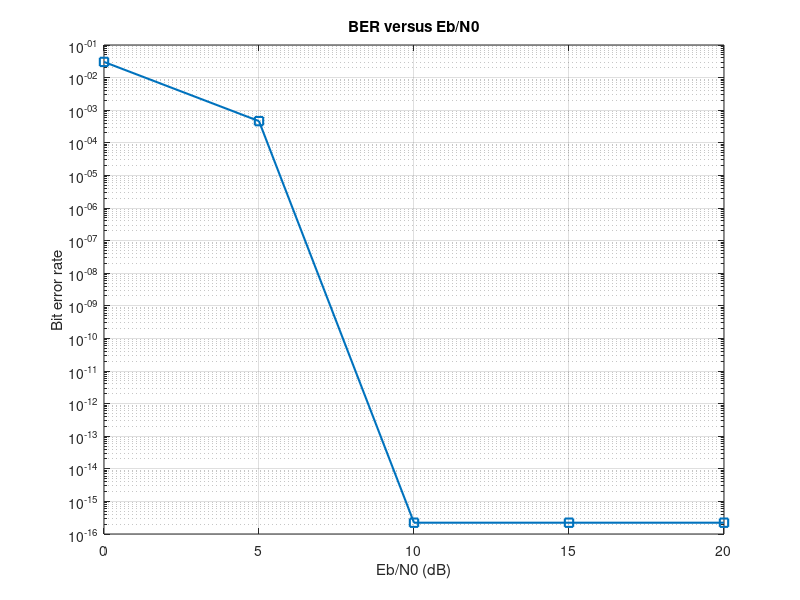
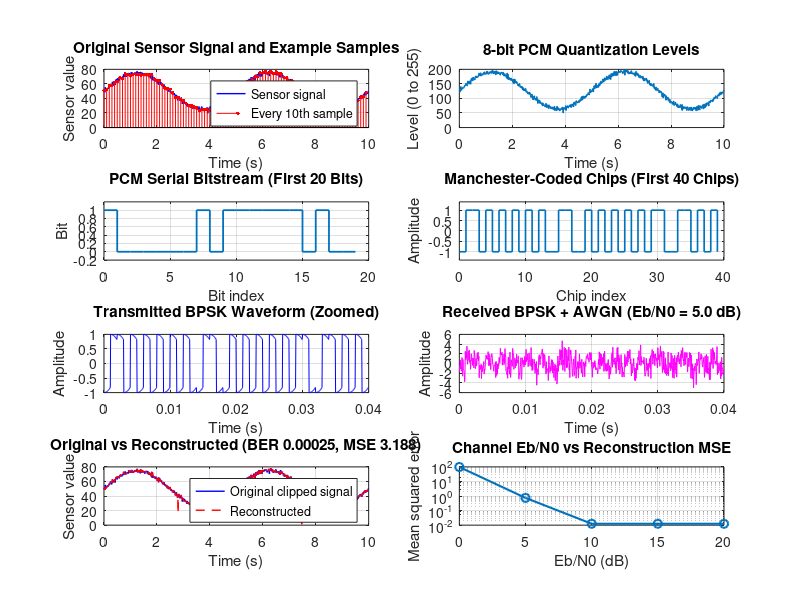

Here is the MATLAB script that generated these plots, in order:

%% LAB8 - Industrial Sensor Telemetry Simulator
% Sensor -> Sampling -> 8-bit PCM -> Manchester -> BPSK -> AWGN
% -> BPSK demodulation -> Manchester decoding -> PCM -> Reconstruction
%
% Uses standard MATLAB functions only.
% No de2bi, bi2de, or awgn required.

clear; clc; close all;
rng(7);  % Repeatable results

%% 1. Simulation Configuration
fs = 100;                       % Sensor sampling frequency (Hz)
duration = 10;                  % Signal duration (s)
t = 0:1/fs:duration-1/fs;
num_samples = numel(t);

sensor_freq = 0.2;              % Slow sensor variation (Hz)
baseline = 50;                  % Illustrative baseline
amplitude = 25;                 % Sensor variation amplitude
sensor_noise_std = 1.5;         % Sensor noise

analog_signal = baseline + amplitude*sin(2*pi*sensor_freq*t) ...
                + sensor_noise_std*randn(size(t));

%% 2. Sampling and 8-bit PCM Quantization
% Use a fixed range for fair comparison across SNR values.
n_bits = 8;
min_val = 0;
max_val = 100;
num_levels = 2^n_bits;

clipped_signal = min(max(analog_signal, min_val), max_val);

quantized_levels = round((clipped_signal-min_val) ...
                  /(max_val-min_val)*(num_levels-1));

quantized_levels = max(0, min(num_levels-1, quantized_levels));

% Convert quantization levels to binary, most significant bit first.
binary_matrix = zeros(num_samples, n_bits);

for k = 1:n_bits
    binary_matrix(:,k) = bitget(uint16(quantized_levels), n_bits-k+1);
end

% Serialize the binary words into one bitstream.
bits_stream = reshape(binary_matrix.', 1, []);

%% 3. Manchester Line Coding
% Convention:
% Bit 0 -> [+1 -1]
% Bit 1 -> [-1 +1]

manchester_pairs = zeros(numel(bits_stream), 2);

manchester_pairs(bits_stream == 0,:) = ...
    repmat([1 -1], sum(bits_stream == 0), 1);

manchester_pairs(bits_stream == 1,:) = ...
    repmat([-1 1], sum(bits_stream == 1), 1);

manchester_chips = reshape(manchester_pairs.', 1, []);

%% 4. BPSK Modulation
% Each Manchester chip is transmitted using BPSK.
% Chip +1 multiplies the carrier by +1.
% Chip -1 multiplies the carrier by -1.

samples_per_chip = 20;
chip_rate = 1000;               % Chips per second
wave_fs = chip_rate*samples_per_chip;
fc = 100;                       % Carrier frequency (Hz)

sample_index = 0:samples_per_chip-1;

carrier_one_chip = cos(2*pi*fc*sample_index/wave_fs);

chip_waveform = repelem(manchester_chips, samples_per_chip);

carrier = repmat(carrier_one_chip, 1, numel(manchester_chips));

tx_signal = chip_waveform .* carrier;

%% 5. AWGN Channel
% Eb/N0 is specified per Manchester chip.
% The carrier has approximately 0.5 average power.
% This noise variance gives the corresponding coherent detector SNR.

EbNo_dB = 5;
EbNo_linear = 10^(EbNo_dB/10);

noise_variance = (samples_per_chip/4)/EbNo_linear;

rx_signal = tx_signal + ...
            sqrt(noise_variance)*randn(size(tx_signal));

%% 6. Coherent BPSK Demodulation
% Correlate each received chip interval with the carrier.
% Positive correlation means chip +1.
% Negative correlation means chip -1.

rx_blocks = reshape(rx_signal, samples_per_chip, []);

correlations = (carrier_one_chip * rx_blocks)';

rx_bipolar_chips = ones(size(correlations));
rx_bipolar_chips(correlations < 0) = -1;

%% 7. Manchester Decoding
% [+1 -1] -> bit 0
% [-1 +1] -> bit 1

rx_bipolar_pairs = reshape(rx_bipolar_chips, 2, []).';

rx_bits = zeros(size(bits_stream));

valid_zero = rx_bipolar_pairs(:,1) > 0 & ...
             rx_bipolar_pairs(:,2) < 0;

valid_one = rx_bipolar_pairs(:,1) < 0 & ...
            rx_bipolar_pairs(:,2) > 0;

rx_bits(valid_one) = 1;

% If a noise-corrupted pair is invalid, use the first chip
% as a fallback decision.
invalid_pairs = ~(valid_zero | valid_one);

rx_bits(invalid_pairs) = ...
    rx_bipolar_pairs(invalid_pairs,1) < 0;

%% 8. PCM Decoding and Reconstruction
% Convert the recovered serial bits into 8-bit words.

rx_binary_matrix = reshape(rx_bits, n_bits, []).';

rx_quantized_levels = zeros(size(rx_binary_matrix,1), 1);

for k = 1:n_bits
    rx_quantized_levels = rx_quantized_levels ...
        + double(rx_binary_matrix(:,k))*2^(n_bits-k);
end

% Convert quantization levels back to sensor values.
reconstructed_signal = ...
    (rx_quantized_levels.'/(num_levels-1)) ...
    *(max_val-min_val) + min_val;

%% 9. Error Analysis
num_bit_errors = sum(bits_stream ~= rx_bits);
ber = num_bit_errors/numel(bits_stream);

mse = mean((clipped_signal-reconstructed_signal).^2);

signal_power = mean(clipped_signal.^2);

if mse > 0
    reconstruction_snr_db = 10*log10(signal_power/mse);
else
    reconstruction_snr_db = Inf;
end

fprintf('\n--- Industrial Sensor Telemetry Results ---\n');
fprintf('Sensor samples: %d\n', num_samples);
fprintf('PCM bits transmitted: %d\n', numel(bits_stream));
fprintf('Manchester chips transmitted: %d\n', numel(manchester_chips));
fprintf('Eb/N0: %.1f dB\n', EbNo_dB);
fprintf('Bit errors after Manchester decoding: %d\n', num_bit_errors);
fprintf('BER: %.6f\n', ber);
fprintf('Reconstruction MSE: %.6f\n', mse);
fprintf('Reconstruction SNR: %.2f dB\n', reconstruction_snr_db);

%% 10. SNR Versus Reconstruction MSE
% Keep the same sensor signal and quantization range for every SNR.
% Average results over multiple independent noise trials.

EbNo_values = 0:5:20;
num_trials = 10;

mse_vs_snr = zeros(size(EbNo_values));
ber_vs_snr = zeros(size(EbNo_values));

for s = 1:numel(EbNo_values)

    current_EbNo = EbNo_values(s);
    current_linear = 10^(current_EbNo/10);

    current_noise_variance = ...
        (samples_per_chip/4)/current_linear;

    mse_trials = zeros(1, num_trials);
    ber_trials = zeros(1, num_trials);

    for trial = 1:num_trials

        % Transmit through an independent noise realization.
        trial_rx = tx_signal + ...
            sqrt(current_noise_variance)*randn(size(tx_signal));

        % Coherent BPSK detection.
        trial_blocks = reshape(trial_rx, samples_per_chip, []);

        trial_corr = (carrier_one_chip * trial_blocks)';

        trial_chip_signs = ones(size(trial_corr));
        trial_chip_signs(trial_corr < 0) = -1;

        % Manchester decoding.
        trial_pairs = reshape(trial_chip_signs, 2, []).';

        trial_bits = zeros(size(bits_stream));

        trial_zero = trial_pairs(:,1) > 0 & ...
                     trial_pairs(:,2) < 0;

        trial_one = trial_pairs(:,1) < 0 & ...
                    trial_pairs(:,2) > 0;

        trial_bits(trial_one) = 1;

        trial_invalid = ~(trial_zero | trial_one);

        trial_bits(trial_invalid) = ...
            trial_pairs(trial_invalid,1) < 0;

        % PCM decoding.
        trial_binary = reshape(trial_bits, n_bits, []).';

        trial_levels = zeros(size(trial_binary,1), 1);

        for k = 1:n_bits
            trial_levels = trial_levels ...
                + double(trial_binary(:,k))*2^(n_bits-k);
        end

        % Reconstruct the sensor measurements.
        trial_reconstruction = ...
            (trial_levels.'/(num_levels-1)) ...
            *(max_val-min_val) + min_val;

        % Calculate performance.
        mse_trials(trial) = ...
            mean((clipped_signal-trial_reconstruction).^2);

        ber_trials(trial) = mean(bits_stream ~= trial_bits);

    end

    mse_vs_snr(s) = mean(mse_trials);
    ber_vs_snr(s) = mean(ber_trials);

end

fprintf('\n--- SNR Sweep: Average of %d Trials ---\n', num_trials);
fprintf(' Eb/N0 (dB)       BER            MSE\n');

for s = 1:numel(EbNo_values)
    fprintf(' %6.1f        %.6f      %.6f\n', ...
        EbNo_values(s), ber_vs_snr(s), mse_vs_snr(s));
end

%% 11. Visualization
figure('Name','Industrial Sensor Telemetry Simulator', ...
       'Position',[80 60 1250 900]);

% Plot 1: Original and sampled signal.
subplot(4,2,1);

plot(t, analog_signal, 'b-', 'LineWidth', 1);
hold on;

stem(t(1:10:end), analog_signal(1:10:end), ...
    'r.', 'MarkerSize', 8);

grid on;
title('Original Sensor Signal and Example Samples');
xlabel('Time (s)');
ylabel('Sensor value');

legend('Sensor signal','Every 10th sample','Location','best');

% Plot 2: Quantized signal.
subplot(4,2,2);

stairs(t, quantized_levels, 'LineWidth', 1);

grid on;
title('8-bit PCM Quantization Levels');
xlabel('Time (s)');
ylabel('Level (0 to 255)');

% Plot 3: PCM bitstream.
subplot(4,2,3);

num_bits_plot = min(20, numel(bits_stream));

stairs(0:num_bits_plot-1, bits_stream(1:num_bits_plot), ...
    'LineWidth', 1.3);

grid on;
ylim([-0.2 1.2]);

title('PCM Serial Bitstream (First 20 Bits)');
xlabel('Bit index');
ylabel('Bit');

% Plot 4: Manchester-coded data.
subplot(4,2,4);

num_chips_plot = min(40, numel(manchester_chips));

stairs(0:num_chips_plot-1, manchester_chips(1:num_chips_plot), ...
    'LineWidth', 1.2);

grid on;
ylim([-1.4 1.4]);

title('Manchester-Coded Chips (First 40 Chips)');
xlabel('Chip index');
ylabel('Amplitude');

% Plot 5: Transmitted BPSK waveform.
subplot(4,2,5);

num_wave_plot = min(800, numel(tx_signal));

tx_time_plot = (0:num_wave_plot-1)/wave_fs;

plot(tx_time_plot, tx_signal(1:num_wave_plot), 'b');

grid on;
title('Transmitted BPSK Waveform (Zoomed)');
xlabel('Time (s)');
ylabel('Amplitude');

% Plot 6: Received noisy waveform.
subplot(4,2,6);

plot(tx_time_plot, rx_signal(1:num_wave_plot), 'm');

grid on;
title(sprintf('Received BPSK + AWGN (Eb/N0 = %.1f dB)', EbNo_dB));
xlabel('Time (s)');
ylabel('Amplitude');

% Plot 7: Original versus reconstructed signal.
subplot(4,2,7);

plot(t, clipped_signal, 'b-', 'LineWidth', 1);
hold on;

plot(t, reconstructed_signal, 'r--', 'LineWidth', 1);

grid on;
title(sprintf('Original vs Reconstructed (BER %.4g, MSE %.4g)', ...
    ber, mse));

xlabel('Time (s)');
ylabel('Sensor value');

legend('Original clipped signal','Reconstructed','Location','best');

% Plot 8: SNR versus reconstruction MSE.
subplot(4,2,8);

semilogy(EbNo_values, max(mse_vs_snr, eps), ...
    'o-', 'LineWidth', 1.5);

grid on;
title('Channel Eb/N0 vs Reconstruction MSE');
xlabel('Eb/N0 (dB)');
ylabel('Mean squared error');

% Separate BER graph.
figure('Name','BER versus Eb/N0');

semilogy(EbNo_values, max(ber_vs_snr, eps), ...
    's-', 'LineWidth', 1.5);

grid on;
title('BER versus Eb/N0');
xlabel('Eb/N0 (dB)');
ylabel('Bit error rate');

%% 12. Save Figures for the Report
if ~exist('figures','dir')
    mkdir('figures');
end

figHandles = findall(0, 'Type', 'figure');

for k = 1:numel(figHandles)
    figure(figHandles(k));

    saveas(figHandles(k), ...
        fullfile('figures', sprintf('figure_%02d.png', k)));
end

fprintf('\nFigures saved in the figures/ folder.\n');
